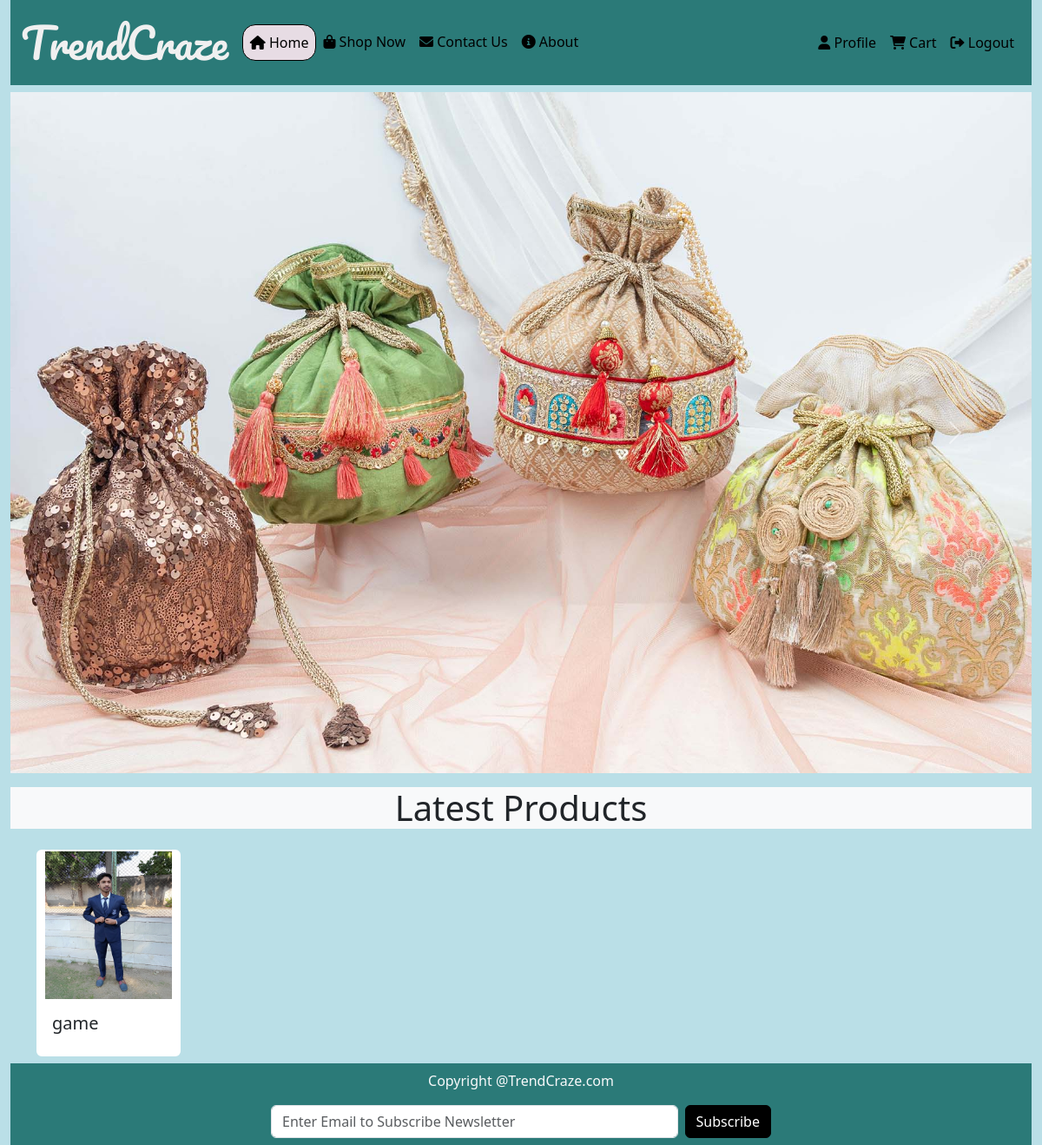
The app's page / (signed in) with its own data.
### mainApp/models.py (models this page shows, shortened)
class Product(models.Model):
    id=models.AutoField(primary_key=True)
    user=models.ForeignKey(User,on_delete=models.CASCADE)
    name=models.CharField(max_length=50)
    maincat=models.CharField(max_length=50)
    brand=models.CharField(max_length=50)
    props=models.TextField()
    banPic=models.ImageField(upload_to='productimg/')
    baseprice=models.IntegerField(default=0)
    discount=models.IntegerField(default=0)
    finalPrice=models.IntegerField(default=0)
    color=models.CharField(max_length=20)
    size=models.CharField(max_length=10)
    desc=models.TextField()
    stock=models.BooleanField(default=True)
    time=models.DateField(auto_now=True)

### mainApp/views.py (the view, shortened to what this page needs)
# urls.py: 2. Add a URL to urlpatterns:  path('', views.home,)
def home(request,):
    global actype
    data=Product.objects.all()
    data=data[::-1]
    return render(request,'index.html',{"data":data,'act':actype})

### mainApp/templates/index.html (shortened to what this page needs)
{% load static %}
<!DOCTYPE html>
<html lang="en">
<head>
    <link rel="stylesheet" href="https://cdnjs.cloudflare.com/ajax/libs/font-awesome/6.0.0-beta3/css/all.min.css">
    <link rel="stylesheet" href="https://cdn.jsdelivr.net/npm/bootstrap@5.3.0/dist/css/bootstrap.min.css">
    <link rel="stylesheet" href="{% static 'css/mycss.css' %}">
</head>
<body class="container-fluid">
    <nav class="navbar navbar-expand-lg navbar-light mb-2">
        <div class="container-fluid">
            <a class="navbar-brand" style="font-size: 3em;" href="/">TrendCraze</a>
            <div class="collapse navbar-collapse" id="navbarSupportedContent">
                <ul class="navbar-nav me-auto mb-2 mb-lg-0">
                    <li class="nav-item">
                        <a class="nav-link {% if request.path == '/' %} activee {% endif %}" aria-current="page"
                            href="/">
                            <i class="fas fa-home"></i> Home
                        </a>
                    </li>
                    <li class="nav-item">
                        <a class="nav-link {% if request.path == '/shop/all/all/' %} activee {% endif %}"
                            href="/shop/all/all/">
                            <i class="fas fa-shopping-bag"></i> Shop Now
                        </a>
                    </li>
                    <li class="nav-item">
                        <a class="nav-link {% if request.path == '/contact/' %} activee {% endif %}" href="/contact/">
                            <i class="fas fa-envelope"></i> Contact Us
                        </a>
                    </li>
                    <li class="nav-item">
                        <a class="nav-link {% if request.path == '/about/' %} activee {% endif %}" href="/about/">
                            <i class="fas fa-info-circle"></i> About
                        </a>
                    </li>
                </ul>
                <div class="d-flex">
                    <ul class="navbar-nav">
                        {% if request.user.is_authenticated %}
                        <li class="nav-item">
                            <a class="nav-link {% if request.path == '/profile/' %} activee {% endif %}"
                                href="/profile/">
                                <i class="fas fa-user"></i> Profile
                            </a>
                        </li>
                        <li class="nav-item">
                            <a class="nav-link {% if request.path == '/cart/' %} activee {% endif %}" href="/cart/">
                                <i class="fas fa-shopping-cart"></i> Cart
                            </a>
                        </li>
                        <li class="nav-item">
                            <a class="nav-link" href="/logout/">
                                <i class="fas fa-sign-out-alt"></i> Logout
                            </a>
                        </li>
                        {% else %}
                        <li class="nav-item">
                            <a class="nav-link" href="/login/">
                                <i class="fas fa-sign-in-alt"></i> Login
                            </a>
                        </li>
                        {% endif %}
                    </ul>
                </div>
            </div>
        </div>
    </nav>
    {% block body %}
    <div id="carouselExampleAutoplaying" class="carousel slide" data-bs-ride="carousel">
        <div class="carousel-inner">
            <div class="carousel-item active">
                <img src="{% static 'images/carousel/car_pic1.jpg' %}" class="d-block w-100" alt="Carousel Image 1">
            </div>
        </div>
        <button class="carousel-control-prev" type="button" data-bs-target="#carouselExampleAutoplaying"
            data-bs-slide="prev">
            <span class="carousel-control-prev-icon" aria-hidden="true"></span>
        </button>
        <button class="carousel-control-next" type="button" data-bs-target="#carouselExampleAutoplaying"
            data-bs-slide="next">
            <span class="carousel-control-next-icon" aria-hidden="true"></span>
        </button>
    </div>
    <div class="container-fluid text-center bg-light text-dark my-3">
        <h1>Latest Products</h1>
    </div>
    <div class="container mt-2">
        <div class="row">
            {% for i in data %}
            <div class="col-xxl-2 col-xl-2 col-lg-2 col-md-3 col-sm-4 col-6 mt-2">
                <div class="card card-container">
                    <img src="{{i.banPic.url}}" class="card-img-top px-2" alt="{{i.name}}" style="max-height: 170px;">
                    <div class="card-body">
                        <h5 class="card-title">{{i.name}}</h5>
                    </div>
                </div>
            </div>
            {% endfor %}
        </div>
    </div>
    {% endblock %}
    <footer class="footer container-fluid text-light text-center mt-2 py-2">
        Copyright @TrendCraze.com
        <form class="d-flex w-50 mt-3" style="margin-left: 25%;" role="newsletter" action="/subscribe/" method="POST">
            <input class="form-control me-2" name="email" type="text" placeholder="Enter Email to Subscribe Newsletter"
                aria-label="Search">
            <button class="btn btn-primary" type="submit">Subscribe</button>
        </form>
    </footer>
</body>
</html>

### mainApp/static/css/mycss.css (style rules this page uses)
body { background-color: #badfe7; color: #000000; }
.activee { background-color: #e7dce4; border: 1px solid black; border-radius: 15px; }
.navbar { background-color: #2b7a78; }
.navbar .navbar-brand { color: #f0f0f0; font-family: 'Pacifico', cursive; }
.navbar .nav-link { color: #000000; }
.card-container { border: 2px solid #ffffff; }
.footer { background-color: #2b7a78; }
.card-container { position: relative; cursor: pointer; }
.btn-primary { background-color: #000000; color: #ffffff; border: 1px solid black; }

### records on screen
Product: banPic (picture), name "game"
